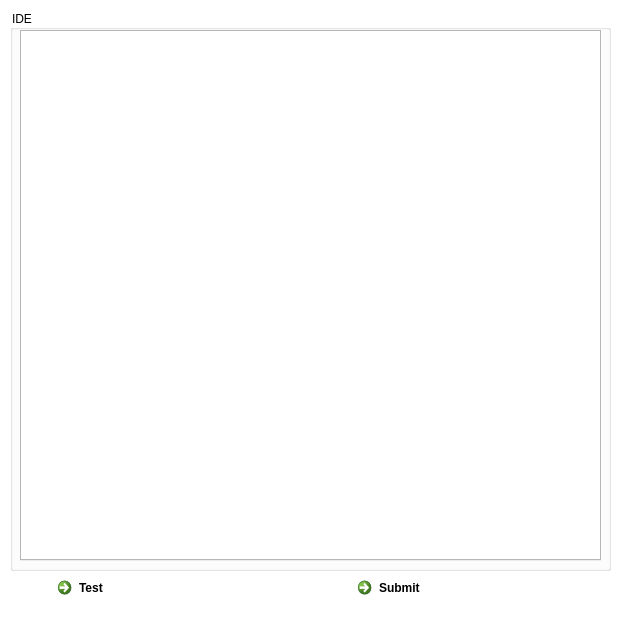
<?xml version="1.0" encoding="UTF-8"?>
<ui version="4.0">
 <class>SubmitIDE</class>
 <widget class="QWidget" name="SubmitIDE">
  <property name="geometry">
   <rect>
    <x>0</x>
    <y>0</y>
    <width>630</width>
    <height>620</height>
   </rect>
  </property>
  <property name="minimumSize">
   <size>
    <width>630</width>
    <height>620</height>
   </size>
  </property>
  <property name="maximumSize">
   <size>
    <width>630</width>
    <height>620</height>
   </size>
  </property>
  <property name="windowTitle">
   <string>Submit for Test</string>
  </property>
  <property name="autoFillBackground">
   <bool>false</bool>
  </property>
  <property name="styleSheet">
   <string notr="true">background-color: rgb(255, 255, 255);</string>
  </property>
  <widget class="QGroupBox" name="groupBox">
   <property name="geometry">
    <rect>
     <x>10</x>
     <y>10</y>
     <width>601</width>
     <height>561</height>
    </rect>
   </property>
   <property name="title">
    <string>IDE</string>
   </property>
   <widget class="QTabWidget" name="IDEGroup">
    <property name="geometry">
     <rect>
      <x>10</x>
      <y>20</y>
      <width>581</width>
      <height>531</height>
     </rect>
    </property>
    <property name="currentIndex">
     <number>-1</number>
    </property>
   </widget>
  </widget>
  <widget class="QCommandLinkButton" name="submitbtn">
   <property name="geometry">
    <rect>
     <x>350</x>
     <y>570</y>
     <width>221</width>
     <height>41</height>
    </rect>
   </property>
   <property name="autoFillBackground">
    <bool>false</bool>
   </property>
   <property name="text">
    <string>Submit</string>
   </property>
   <property name="icon">
    <iconset theme="QIcon::ThemeIcon::DocumentSend"/>
   </property>
  </widget>
  <widget class="QCommandLinkButton" name="testbtn">
   <property name="geometry">
    <rect>
     <x>50</x>
     <y>570</y>
     <width>221</width>
     <height>41</height>
    </rect>
   </property>
   <property name="autoFillBackground">
    <bool>false</bool>
   </property>
   <property name="text">
    <string>Test</string>
   </property>
   <property name="icon">
    <iconset theme="QIcon::ThemeIcon::MediaPlaybackStart"/>
   </property>
  </widget>
 </widget>
 <resources/>
 <connections/>
</ui>
